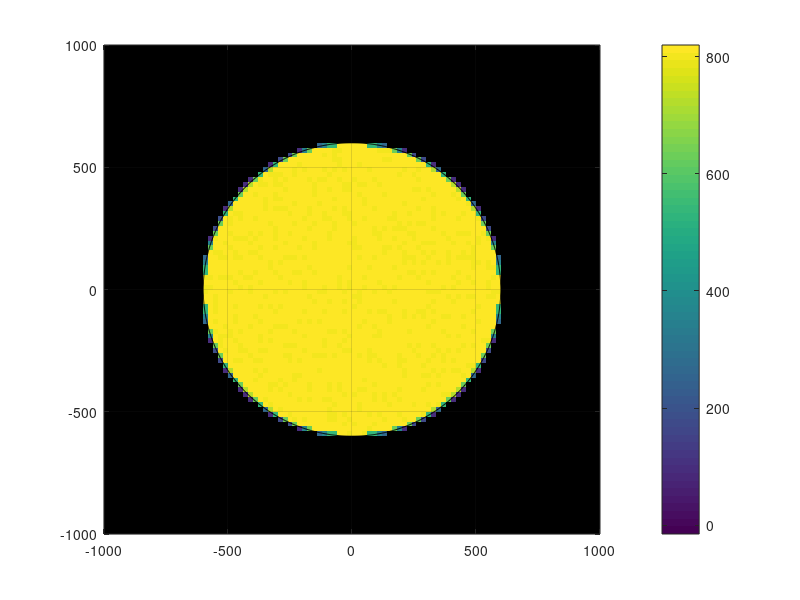

The MATLAB source for this figure:
% This is a matlab script that generates the input data

% $Header: /home/jahn/src/cvs2git/MITgcm/20170915-2/gcmpack-all-patch/MITgcm/verification/tutorial_deep_convection/input/gendata.m,v 1.4 2013/12/07 00:35:18 jmc Exp $
% $Name:  $

% Dimensions of grid
nx=100;
ny=100;
nz=50;
% Nominal depth of model (meters)
H=1000;
% Size of domain
Lx=2.0e3;
% Radius of cooling disk (m)
Rc=600.;
% Horizontal resolution (m)
dx=Lx/nx;
% Rotation
f=1.e-4;
% Stratification
N=0.0*(f*Rc/H);
% surface temperature
Ts=20.;
% Flux : Cooling disk & noise added to cooling
Qo=800; Q1=10;

% Gravity
g=10.;
% E.O.S.
alpha=2.e-4;

Tz=N^2/(g*alpha)

dz=H/nz;
sprintf('delZ = %d * %7.6g,',nz,dz)

x=(1:nx)*dx;x=x-mean(x);
y=(1:ny)*dx;y=y-mean(y);
z=-dz/2:-dz:-H;

% Temperature profile
Tref=Ts+Tz*z-mean(Tz*z);
[sprintf('Tref =') sprintf(' %8.6g,',Tref)]

% Surface heat flux : refine the grid (by 3 x 3) to assign mean heat flux
Q=Qo+Q1*(0.5+rand([nx,ny]));
Qc=zeros(nx,ny);
xc=x'*ones(1,ny); yc=ones(nx,1)*y; 
for j=-1:1, for i=-1:1,
 xs=xc+dx*i/3 ; ys=yc+dx*j/3; r2=xs.*xs+ys.*ys;
 qs=Q/9; qs( find(r2 > Rc*Rc) )=0.;
 Qc=Qc+qs;
end ; end
%fid=fopen('Qnet_p64.bin','w','b'); fwrite(fid,Qc,'real*8'); fclose(fid);
 fid=fopen('Qnet_p32.bin','w','b'); fwrite(fid,Qc,'real*4'); fclose(fid);

var=2*pi*[0:1000]/1000; xl=Rc*cos(var); yl=Rc*sin(var);
figure(1);clf;
var=Qc; var(find(var==0))=NaN;
imagesc(x,y,var'); set(gca,'YDir','normal');
caxis([-15 820]);
%change_colmap(-1);
colorbar
grid;
hold on
L=line(xl,yl);
set(L,'color',[0 0 0]);
hold off ;
